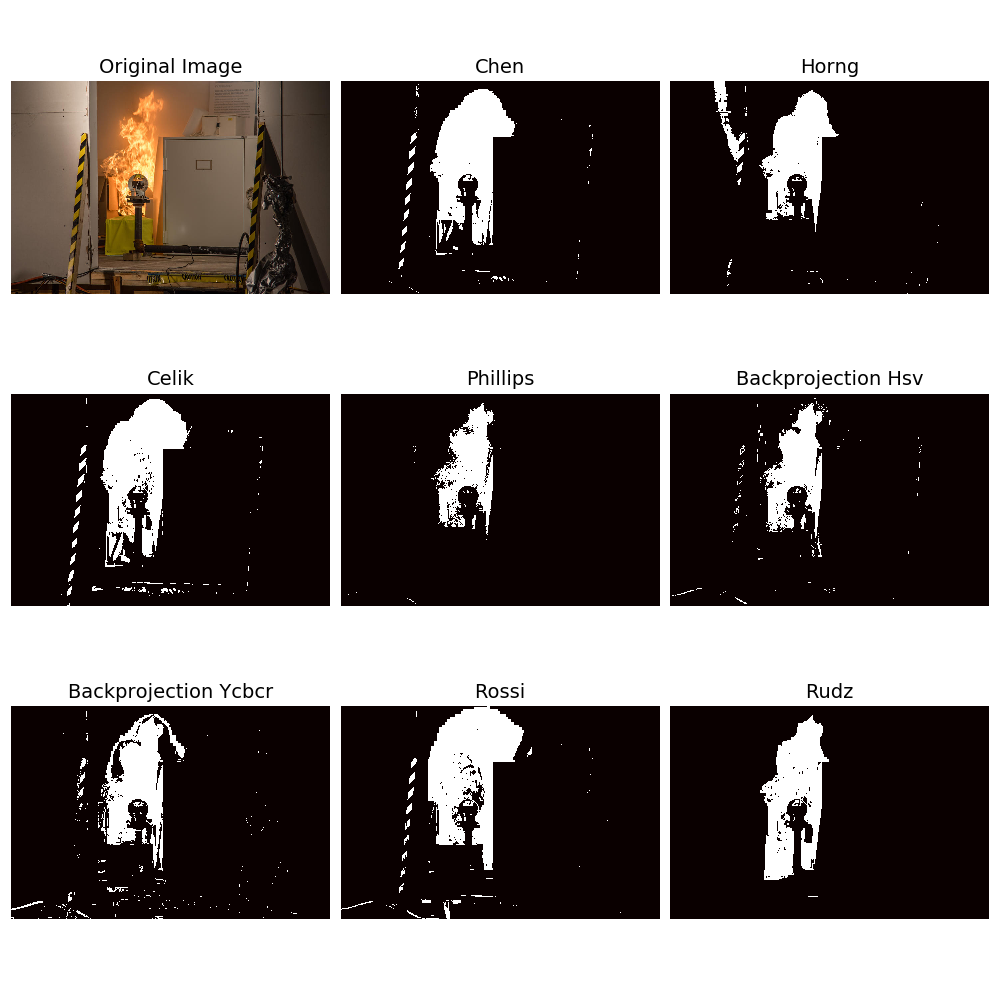

Recreate this plot in Python.
import cv2
import numpy as np
import matplotlib.pyplot as plt
import src.fire_segmentation_methods as fsm


rgb_fire_cp = np.load("../data/arrays/phillips_fire_cp_rgb.npy")
hsv_fire_hist = np.load("../data/arrays/bp_fire_histogram_hsv_16_bins.npy")
ycrcb_fire_hist = np.load("../data/arrays/bp_fire_histogram_ycrcb_16_bins.npy")

b_fire_hist = np.load("../data/arrays/rudz_fire_blue_histogram.npy")
g_fire_hist = np.load("../data/arrays/rudz_fire_green_histogram.npy")
r_fire_hist = np.load("../data/arrays/rudz_fire_red_histogram.npy")

image = cv2.imread('../data/fire_images/fire_image_01.png')

methods_params = {"chen": [175, 115],
                  "horng": [30, 55, 170],
                  "celik": [40],
                  "phillips": [rgb_fire_cp],
                  "backprojection_hsv": [hsv_fire_hist, 16, 0.4],
                  "backprojection_ycbcr": [ycrcb_fire_hist, 16, 0.4],
                  "rossi": [4],
                  "rudz": [b_fire_hist, g_fire_hist, r_fire_hist]}

fig = plt.figure(figsize=(10, 10))
fig.add_subplot(3, 3, 1)
plt.imshow(cv2.cvtColor(image, cv2.COLOR_BGR2RGB))
plt.title('Original Image', fontsize=14)
plt.axis('off')

for i, method in enumerate(methods_params.keys()):
    fire_color_segmentation = getattr(fsm, method)
    fire_mask = fire_color_segmentation(image, *methods_params[method])

    fig.add_subplot(3, 3, i + 2)
    plt.imshow(fire_mask, cmap="hot")
    plt.title((" ".join(method.split(sep="_")).title()), fontsize=14)
    plt.axis('off')

plt.tight_layout(pad=0.8)
plt.savefig("fire_segmentation_comparison.png")
